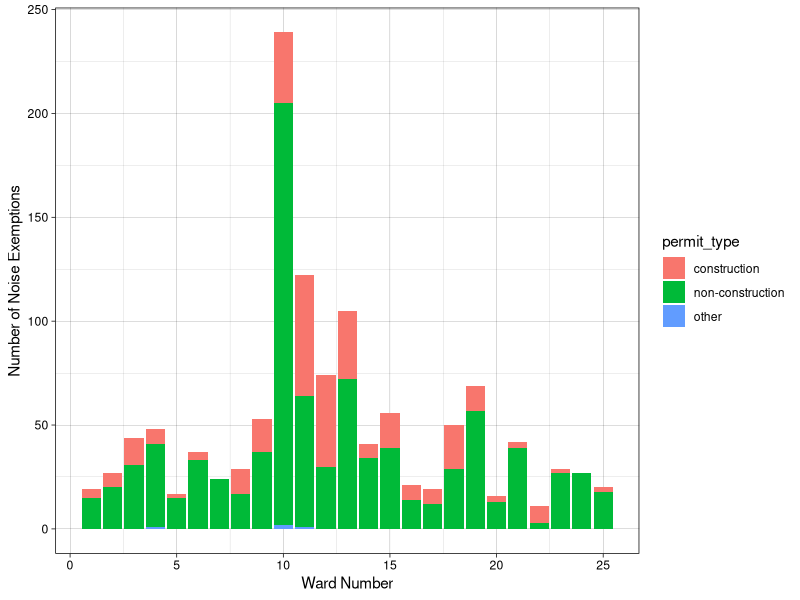
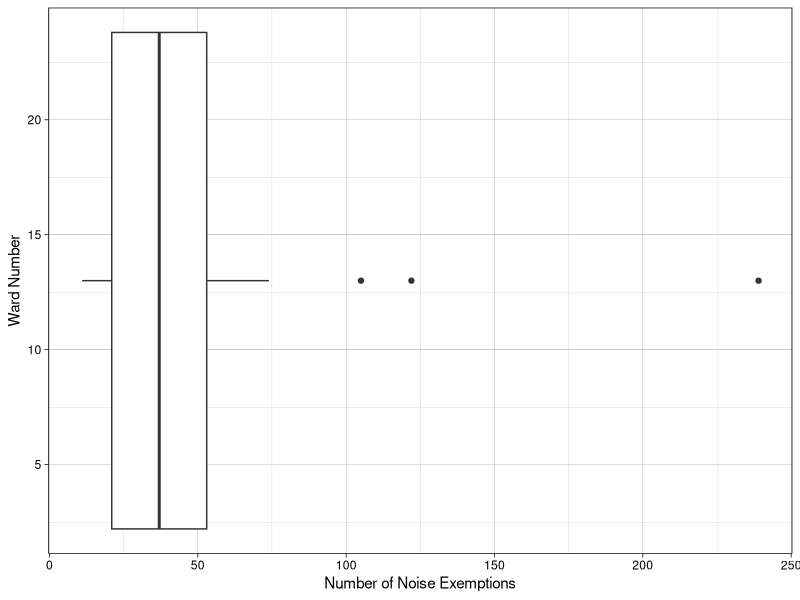
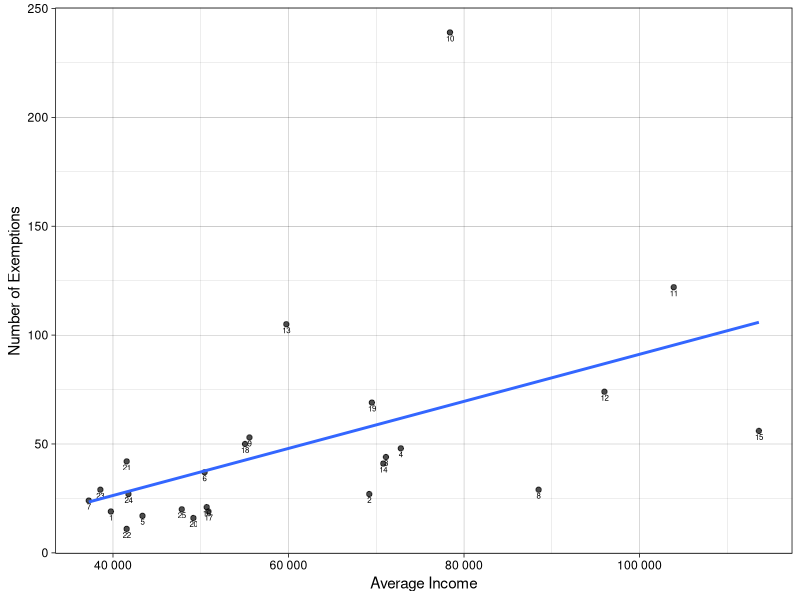
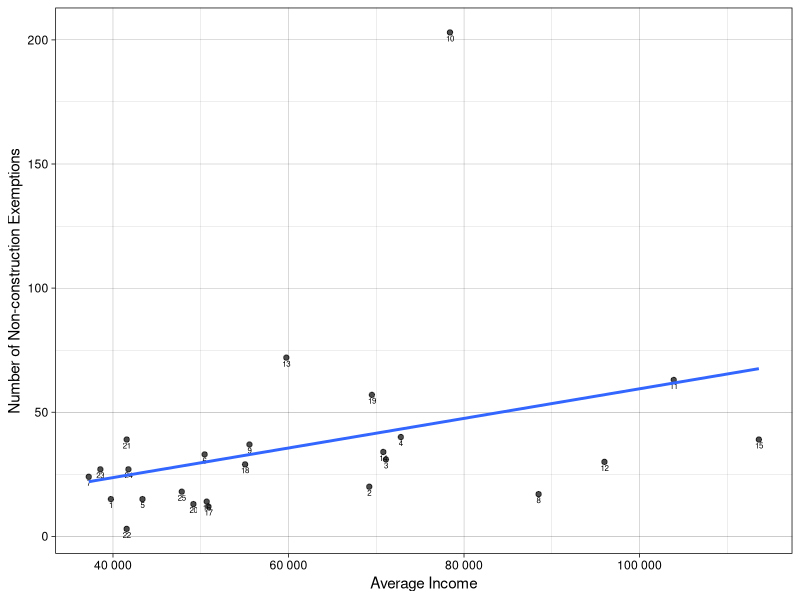
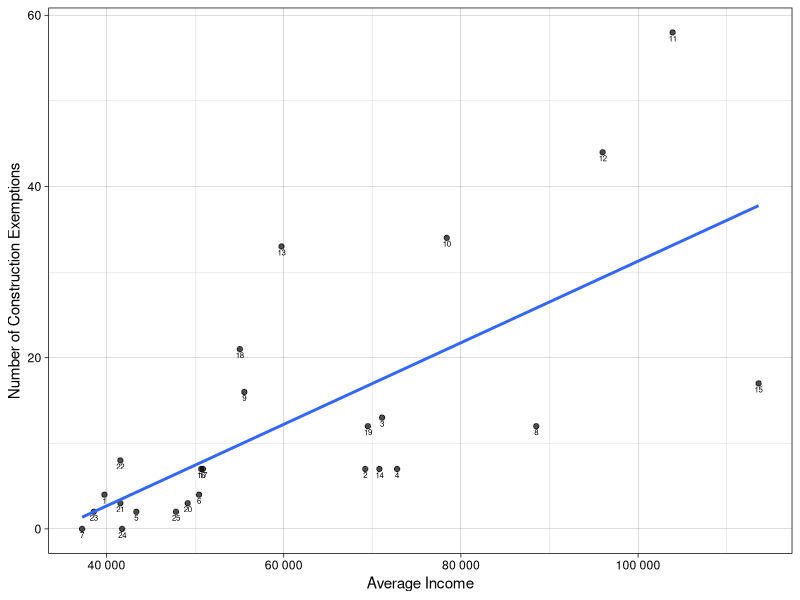
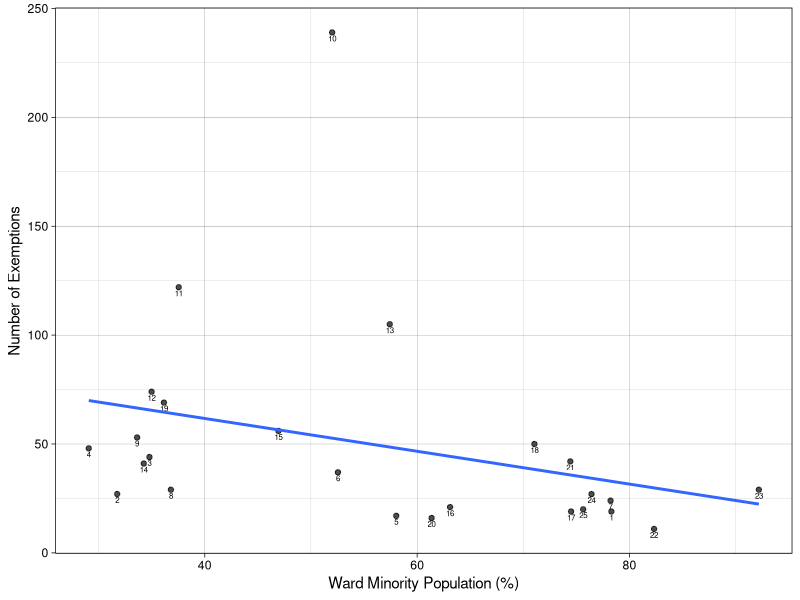
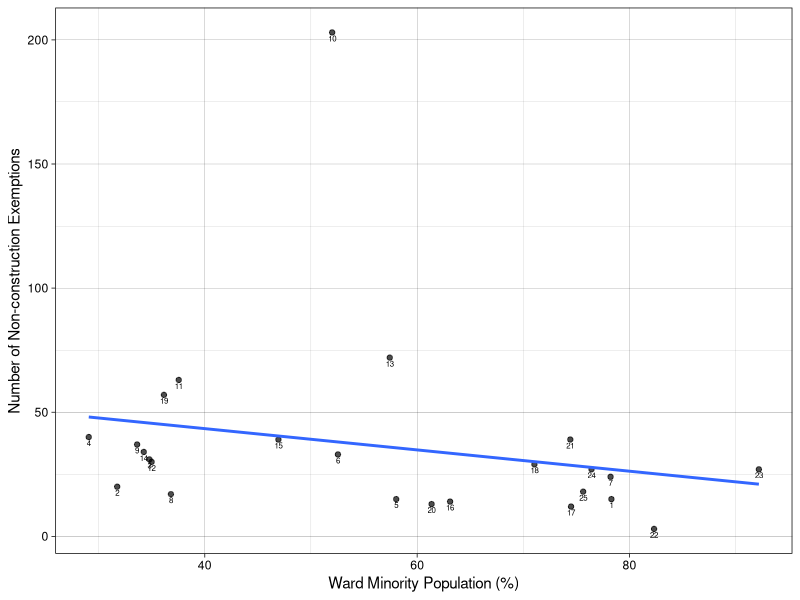
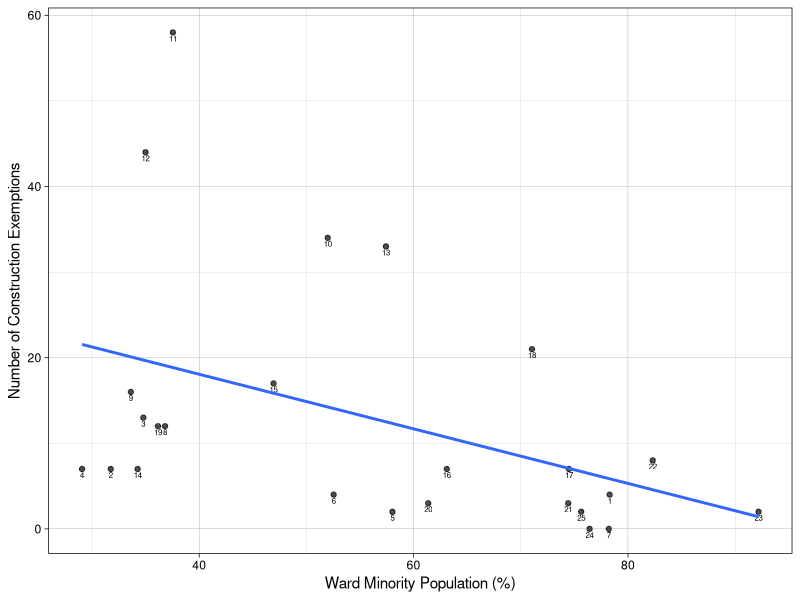

Write the R code that produced these figures, in order.
## ---- chunk 1
#| include: false
#| warning: false
#| message: false

library(tidyverse)
library(knitr)
library(scales)
## ---- chunk 2
#| label: tbl-fulldatasample
#| tbl-cap: "Example Dataset"
#| echo: false
#| warning: false
#| message: false


display_column_names <- c("Permit Type", "Ward Number", "Exemption Issue Year",
                          "Expected Permit End Year",
                          "Ward Total Population", "Ward Average Income (CAD)",
                          "Ward Minority Percentage")

noise_exemp_ward_data_og <- read_csv(
  "../data/analysis_data/clean_noise_exemp_ward_data.csv")

noise_exemp_ward_data_og %>%
  select(!id) %>%
  head(1) %>%
  kable(col.names = display_column_names)
## ---- chunk 3
#| label: fig-permityears
#| tbl-cap: "Number of Exemptions Per Issue Year and Expected End Year of Permit"
#| echo: false
#| warning: false
#| message: false

issue_year_data <- noise_exemp_ward_data_og %>% group_by(issue_year) %>% 
  summarise(n = n_distinct(id))

end_year_data <- noise_exemp_ward_data_og %>% group_by(expected_end_year) %>% 
  summarise(n = n_distinct(id)) 

all_year_data <- issue_year_data %>% 
  full_join(end_year_data, by=c("issue_year" = "expected_end_year")) %>% 
  rename(year = 1, issue_year = 2, expected_end_year = 3) %>% 
  mutate(issue_year = if_else(is.na(issue_year), 0, issue_year), 
  expected_end_year = if_else(is.na(expected_end_year), 0, expected_end_year))



all_year_data %>% kable(
    col.names = c("Year", "Exemptions Issued", "Exemptions with Expected End Year")
  )


## ---- chunk 4
#| label: fig-wardtotalexemptions
#| fig-cap: "Noise Exemptions Totals by Ward"
#| fig-subcap: ["Types of Permits By Ward", 
#| "Boxplot of Total Exemptions Per Ward"]
#| layout-ncol: 2
#| out-width: "95%"
#| fig-align: "center"
#| echo: false
#| warning: false
#| message: false

noise_exemp_ward_data = noise_exemp_ward_data_og %>% 
  mutate(permit_type = case_when(
    str_detect(permit_type, "amplified") ~ "non-construction",
    str_detect(permit_type, "(construction|continuous|crane)") ~ "construction",
    str_detect(permit_type, "other") ~ "other",
    TRUE ~ "other"
  ))

ward_exemptions_bar <- noise_exemp_ward_data %>% 
  ggplot(aes(x = ward, fill = permit_type)) +
  geom_bar() +
  theme_linedraw() +
  labs(x = "Ward Number", y = "Number of Noise Exemptions")

# this data will primary used for determing relationships, but here
# it is used to create the box plot
correlation_data <- noise_exemp_ward_data %>% 
  group_by(ward, 
           ward_population, ward_avg_income, ward_minority_percentage) %>%
  summarise(
    num_exemptions = n_distinct(id),
    construction_exemptions = sum(permit_type == "construction"),
    non_construction_exemptions = sum(permit_type == "non-construction"),
    other_exemptions = sum(permit_type == "other")
  )

ward_exemptions_box <- correlation_data %>% 
  ggplot(aes(x = ward, y = num_exemptions)) +
  geom_boxplot() +
  theme_linedraw() +
  labs(x = "Ward Number", y = "Number of Noise Exemptions") +
  theme_linedraw() + coord_flip()


ward_exemptions_bar
ward_exemptions_box
## ---- chunk 5
#| label: fig-wardtotalexemptionsscatterplots
#| fig-cap: "Noise Exemptions by Ward Average Income (CAD)"
#| fig-subcap: ["Total Exemptions", "Non-construction Exemptions", 
#| "Construction Exemptions"]
#| layout-ncol: 3
#| out-width: "95%"
#| fig-align: "center"
#| echo: false
#| warning: false
#| message: false

income_num_exemption <- correlation_data %>%  
  ggplot(aes(ward_avg_income, num_exemptions)) +
  geom_point(alpha = 0.7) +
  theme_linedraw() +
  labs(x = "Average Income", y = "Number of Exemptions") + 
  geom_text(aes(label = ward), vjust = 1.5, hjust = 0.5, size = 2) +
  geom_smooth(method = "lm", se = FALSE) + 
  scale_x_continuous(labels = label_number())

income_nonconstruction_exemptions <- correlation_data %>% 
  ggplot(aes(ward_avg_income, non_construction_exemptions)) +
  geom_point(alpha = 0.7) +
  theme_linedraw() +
  labs(x = "Average Income", y = "Number of Non-construction Exemptions") + 
  geom_text(aes(label = ward), vjust = 1.5, hjust = 0.5, size = 2) +
  geom_smooth(method = "lm", se = FALSE) + 
  scale_x_continuous(labels = label_number())

income_construction_exemptions <- correlation_data %>% 
  ggplot(aes(ward_avg_income, construction_exemptions)) +
  geom_point(alpha = 0.7) +
  theme_linedraw() +
  labs(x = "Average Income", y = "Number of Construction Exemptions") + 
  geom_text(aes(label = ward), vjust = 1.5, hjust = 0.5, size = 2) +
  geom_smooth(method = "lm", se = FALSE) + 
  scale_x_continuous(labels = label_number())


income_num_exemption
income_nonconstruction_exemptions
income_construction_exemptions

## ---- chunk 6
#| label: fig-exemptionsminorityscatterplots
#| fig-cap: "Noise Exemptions by Ward Minority Percentage"
#| fig-subcap: ["Total Exemptions", "Non-construction Exemptions", 
#| "Construction Exemptions"]
#| layout-ncol: 3
#| out-width: "95%"
#| fig-align: "center"
#| echo: false
#| warning: false
#| message: false

minority_num_exemption <- correlation_data %>% 
  ggplot(aes(ward_minority_percentage, num_exemptions)) +
  geom_point(alpha = 0.7) +
  theme_linedraw() +
  labs(x = "Ward Minority Population (%)", y = "Number of Exemptions") + 
  geom_text(aes(label = ward), vjust = 1.5, hjust = 0.5, size = 2)  +
  geom_smooth(method = "lm", se = FALSE)

minority_nonconstruction_exemptions <- correlation_data %>% 
  ggplot(aes(ward_minority_percentage, non_construction_exemptions)) +
  geom_point(alpha = 0.7) +
  theme_linedraw() +
  labs(x = "Ward Minority Population (%)", y = "Number of Non-construction Exemptions") + 
  geom_text(aes(label = ward), vjust = 1.5, hjust = 0.5, size = 2)  +
  geom_smooth(method = "lm", se = FALSE)

minority_construction_exemptions <- correlation_data %>% 
  ggplot(aes(ward_minority_percentage, construction_exemptions)) +
  geom_point(alpha = 0.7) +
  theme_linedraw() +
  labs(x = "Ward Minority Population (%)", y = "Number of Construction Exemptions") + 
  geom_text(aes(label = ward), vjust = 1.5, hjust = 0.5, size = 2)  +
  geom_smooth(method = "lm", se = FALSE)


minority_num_exemption
minority_nonconstruction_exemptions
minority_construction_exemptions
## ---- chunk 7
#| label: fig-minorityincomeconfound
#| fig-cap: "Exploring Ward Minority Percentage, Average Income, Population Relationship"
#| fig-subcap: ["Minority v. Income", "Minority v. Population", 
#| "Income v Population"]
#| layout-ncol: 3
#| fig-align: "center"
#| echo: false
#| warning: false
#| message: false

minority_percentage_avg_income <- correlation_data %>% 
  ggplot(aes(ward_minority_percentage, ward_avg_income)) +
  geom_point(alpha = 0.7) +
  theme_linedraw() +
  labs(x = "Ward Minority Population (%)", y = "Average Ward Income") + 
  geom_text(aes(label = ward), vjust = 1.5, hjust = 0.5, size = 2) +
  geom_smooth(method = "lm", se = FALSE)

minority_population_ward_population <- correlation_data %>% 
  ggplot(aes(ward_population, ward_minority_percentage)) +
  geom_point(alpha = 0.7) +
  theme_linedraw() +
  labs(y = "Ward Minority Population (%)", x = "Ward Population") + 
  geom_text(aes(label = ward), vjust = 1.5, hjust = 0.5, size = 2) +
  geom_smooth(method = "lm", se = FALSE)

ward_population_avg_income <- correlation_data %>% 
  ggplot(aes(ward_population, ward_avg_income)) +
  geom_point(alpha = 0.7) +
  theme_linedraw() +
  labs(y = "Ward Average Income", x = "Ward Population") + 
  geom_text(aes(label = ward), vjust = 1.5, hjust = 0.5, size = 2) +
  geom_smooth(method = "lm", se = FALSE) + 
  scale_y_continuous(labels = label_number())

minority_percentage_avg_income
minority_population_ward_population
ward_population_avg_income
## ---- chunk 8
#| label: tbl-exemptioncategories
#| tbl-cap: "All Exemption Categories"
#| echo: false
#| warning: false
#| message: false

full_permit_type_table = noise_exemp_ward_data_og %>% group_by(permit_type) %>% 
  summarise(freq = n_distinct(id)) %>% 
  kable(col.names = c("Type", "Number of Permits"))

full_permit_type_table
## ---- chunk 9
#| label: fig-wardtotalexemptionsnooutliers
#| fig-cap: "Noise Exemptions by Ward Average Income (CAD) - No Outliers"
#| fig-subcap: ["Total Exemptions", "Non-construction Exemptions", 
#| "Construction Exemptions"]
#| layout-ncol: 3
#| out-width: "95%"
#| fig-align: "center"
#| echo: false
#| warning: false
#| message: false

correlation_data_no_outliers <- correlation_data %>% 
  filter(!(ward %in% c(10, 11, 13)))

income_num_exemption <- correlation_data_no_outliers %>% 
  ggplot(aes(ward_avg_income, num_exemptions)) +
  geom_point(alpha = 0.7) +
  theme_linedraw() +
  labs(x = "Average Income", y = "Number of Exemptions") + 
  geom_text(aes(label = ward), vjust = 1.5, hjust = 0.5, size = 2) +
  geom_smooth(method = "lm", se = FALSE) + 
  scale_x_continuous(labels = label_number())

income_nonconstruction_exemptions <- correlation_data_no_outliers %>% 
  ggplot(aes(ward_avg_income, non_construction_exemptions)) +
  geom_point(alpha = 0.7) +
  theme_linedraw() +
  labs(x = "Average Income", y = "Number of Non-construction Exemptions") + 
  geom_text(aes(label = ward), vjust = 1.5, hjust = 0.5, size = 2) +
  geom_smooth(method = "lm", se = FALSE) + 
  scale_x_continuous(labels = label_number())

income_construction_exemptions <- correlation_data_no_outliers %>% 
  ggplot(aes(ward_avg_income, construction_exemptions)) +
  geom_point(alpha = 0.7) +
  theme_linedraw() +
  labs(x = "Average Income", y = "Number of Construction Exemptions") + 
  geom_text(aes(label = ward), vjust = 1.5, hjust = 0.5, size = 2) +
  geom_smooth(method = "lm", se = FALSE) + 
  scale_x_continuous(labels = label_number())


income_num_exemption
income_nonconstruction_exemptions
income_construction_exemptions

## ---- chunk 10
#| label: fig-exemptionsminoritynooutliers
#| fig-cap: "Noise Exemptions by Ward Minority Percentage - No Outliers"
#| fig-subcap: ["Total Exemptions", "Non-construction Exemptions", 
#| "Construction Exemptions"]
#| layout-ncol: 3
#| out-width: "95%"
#| fig-align: "center"
#| echo: false
#| warning: false
#| message: false

minority_num_exemption <- correlation_data_no_outliers %>% 
  ggplot(aes(ward_minority_percentage, num_exemptions)) +
  geom_point(alpha = 0.7) +
  theme_linedraw() +
  labs(x = "Ward Minority Population (%)", y = "Number of Exemptions") + 
  geom_text(aes(label = ward), vjust = 1.5, hjust = 0.5, size = 2)  +
  geom_smooth(method = "lm", se = FALSE)

minority_nonconstruction_exemptions <- correlation_data_no_outliers %>% 
  ggplot(aes(ward_minority_percentage, non_construction_exemptions)) +
  geom_point(alpha = 0.7) +
  theme_linedraw() +
  labs(x = "Ward Minority Population (%)", y = "Number of Non-construction Exemptions") + 
  geom_text(aes(label = ward), vjust = 1.5, hjust = 0.5, size = 2)  +
  geom_smooth(method = "lm", se = FALSE)

minority_construction_exemptions <- correlation_data_no_outliers %>% 
  ggplot(aes(ward_minority_percentage, construction_exemptions)) +
  geom_point(alpha = 0.7) +
  theme_linedraw() +
  labs(x = "Ward Minority Population (%)", y = "Number of Construction Exemptions") + 
  geom_text(aes(label = ward), vjust = 1.5, hjust = 0.5, size = 2)  +
  geom_smooth(method = "lm", se = FALSE)


minority_num_exemption
minority_nonconstruction_exemptions
minority_construction_exemptions
## ---- chunk 11
#| label: tbl-wardexemptionssummary
#| tbl-cap: "Summary of Total Noise Exemptions By Ward"
#| echo: false
#| warning: false
#| message: false

# ward, number of occurrences
ward_exemptions <- noise_exemp_ward_data %>% 
  select(ward, id, permit_type) %>% 
  group_by(ward) %>% 
  summarise(exemptions = n_distinct(id),
            construction_exemptions = sum(permit_type == "construction"),
            non_construction_exemptions = 
              sum(permit_type == "non-construction"),
            other_exemptions = sum(permit_type == "other"))

five_number_summary <- ward_exemptions %>%
  summarise(
    min = min(exemptions),
    Q1 = quantile(exemptions, 0.25),
    median = median(exemptions),
    Q3 = quantile(exemptions, 0.75),
    max = max(exemptions),
    IQR = IQR(exemptions),
    mean = mean(exemptions),
    sd = sd(exemptions)
  )

# ward 10, 11, 13, but this table doesn't need to be shown but only exists
# for author's reference
ward_exemption_outliers <- ward_exemptions %>% filter(
  exemptions < five_number_summary$Q1 - 1.5*five_number_summary$IQR |
    exemptions > five_number_summary$Q3 + five_number_summary$IQR) %>% 
  select(ward, exemptions)

five_number_summary %>% 
  kable(
    col.names = c("Minimum", "1st Quartile", "Median", "3rd Quartile", "Maximum", "IQR", "Mean", "Standard Deviation"),
  )

